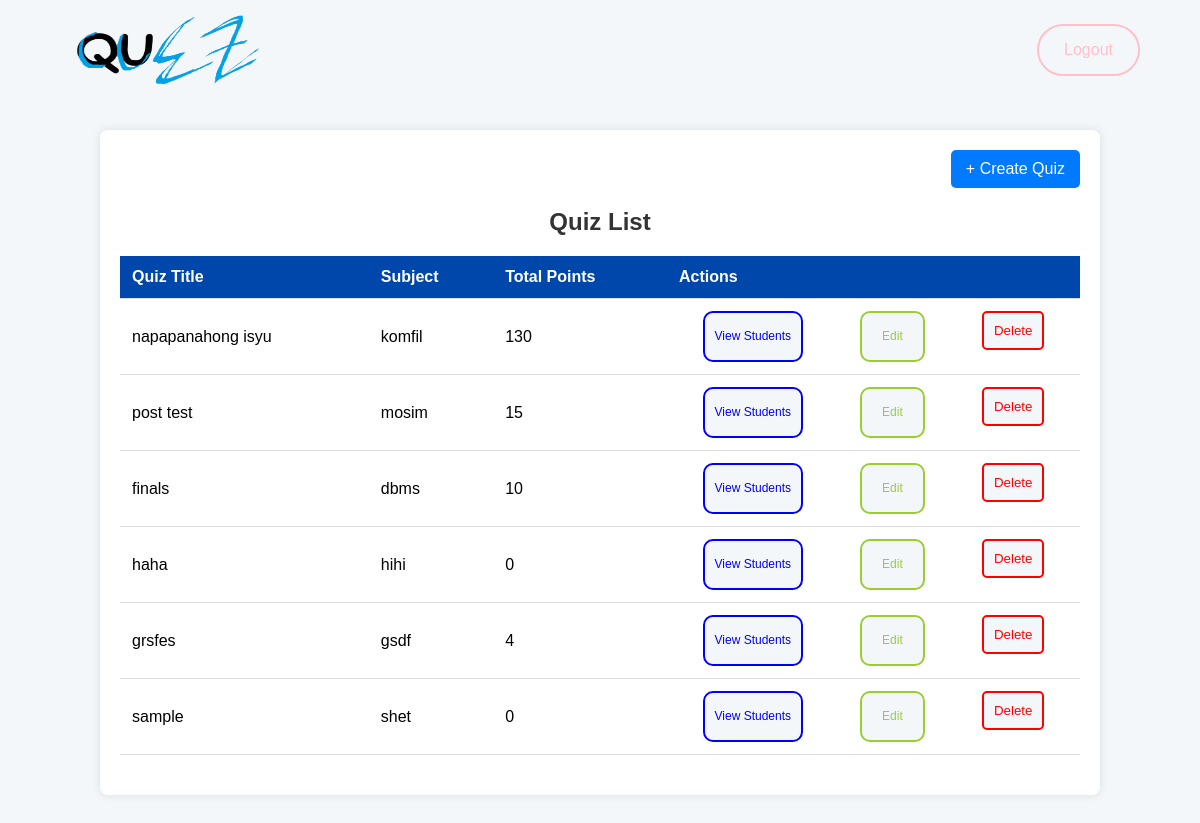
The page /ooplfinals/view/teacherdashboard.php?id=2 (signed in) on the database its author committed.
### tables this page shows
CREATE TABLE `quiz` (
  `quiz_id` int(11) NOT NULL,
  `quiz_title` varchar(255) NOT NULL,
  `subject` varchar(255) NOT NULL,
  `user_id` int(11) NOT NULL
);

### ooplfinals/classes/quiz.php (called while the page is built, shortened)
<?php
class Quiz{
    private $db;
    function __construct()
    {
        $this->db = $GLOBALS['connection'];
    }
    function quizList($userid){
        $stmt = $this->db->prepare("SELECT q.quiz_id, q.quiz_title, q.subject, IFNULL(SUM(questions.qpoints), 0) AS total_points
                                FROM quiz q
                                LEFT JOIN questions ON q.quiz_id = questions.quiz_id
                                WHERE q.user_id = ?
                                GROUP BY q.quiz_id");
        $stmt->bind_param("i", $userid);
        $stmt->execute();
        return $stmt->get_result()->fetch_all(MYSQLI_ASSOC);
    }
}
?>

### ooplfinals/view/teacherdashboard.php (the view, shortened to what this page needs)
<?php
include('../classes/quiz.php');
include('../partials/header.php');
$userId = $_GET['id'];
?>
<!DOCTYPE html>
<html lang="en">
<head>
</head>
<body>
<div class="container">
    <form method="post">
        <button type="submit" name="createquiz" class="create-quiz-btn"> + Create Quiz</button>
    </form>
    <h2>Quiz List</h2>
    <table>
        <thead>
            <tr>
                <th>Quiz Title</th>
                <th>Subject</th>
                <th>Total Points</th>
                <th>Actions</th>
            </tr>
        </thead>
        <tbody>
            <?php
                $teachq = new Quiz();
                $tq = $teachq->quizList($userId);
                foreach($tq as $key => $value) {
                    echo '
                    <tr>
                        <td>' . htmlspecialchars($value['quiz_title']) . '</td>
                        <td>' . htmlspecialchars($value['subject']) . '</td>
                        <td>' . htmlspecialchars($value['total_points']) . '</td>
                        <td class="action-btns">
                            <a href="/ooplfinals/view/quizstatus.php?id=' . $userId . '&quizid=' . $value['quiz_id'] . '" class="viewstudents">View Students</a>
                            <a href="/ooplfinals/view/editquiz.php?id='. $userId. '&quizid='. $value['quiz_id']. '" class="editquiz">Edit</a>
                            <form method="post" style="display:inline;">
                                <input type="hidden" name="quiz_id" value="' . $value['quiz_id'] . '">
                                <button type="submit" name="delete_quiz" class="delete">Delete</button>
                            </form>
                        </td>
                    </tr>';
                }
            ?>
        </tbody>
    </table>
</div>
</body>
</html>

### ooplfinals/view/teacherdashboard.php (style rules this page uses)
body { font-family: 'Arial', sans-serif; background-color: #f4f7fa; margin: 0; padding: 0; }
.container { width: 80%; margin: 30px auto; padding: 20px; background-color: #fff; border-radius: 8px; box-shadow: 0 0 10px rgba(0, 0, 0, 0.1); }
h2 { text-align: center; color: #333; margin-bottom: 20px; }
table { width: 100%; border-collapse: collapse; margin-bottom: 20px; }
th, td { padding: 12px; text-align: left; border-bottom: 1px solid #ddd; }
th { background-color: #0047ab; color: white; }
form { display: inline; }
.action-btns { display: flex; justify-content:space-around; gap: 10px; font-size: 12px; }
.create-quiz-btn { background-color:#007bff; color: white; padding: 10px 15px; font-size: 16px; border-radius: 5px; cursor: pointer; border: none; display: flex; justify-self: end; }
.delete { color: red; background-color: #f4f7fa; border: 2px solid red; border-radius: 5px; padding: 10px; }
.editquiz { color: yellowgreen; background-color: #f4f7fa; border: 2px solid yellowgreen; text-decoration: none; padding-left: 20px; padding-right: 20px; }
.viewstudents { color: blue; background-color: #f4f7fa; border: 2px solid blue; text-decoration: none; padding-left: 10px; padding-right: 10px; }
.editquiz, .viewstudents { display: flex; align-items: center; border-radius: 10px; }

### rows shown on the page
quiz: quiz_title "napapanahong isyu", subject "komfil", total_points "130"
quiz: quiz_title "post test", subject "mosim", total_points "15"
quiz: quiz_title "finals", subject "dbms", total_points "10"
quiz: quiz_title "haha", subject "hihi", total_points "0"
quiz: quiz_title "grsfes", subject "gsdf", total_points "4"
quiz: quiz_title "sample", subject "shet", total_points "0"
